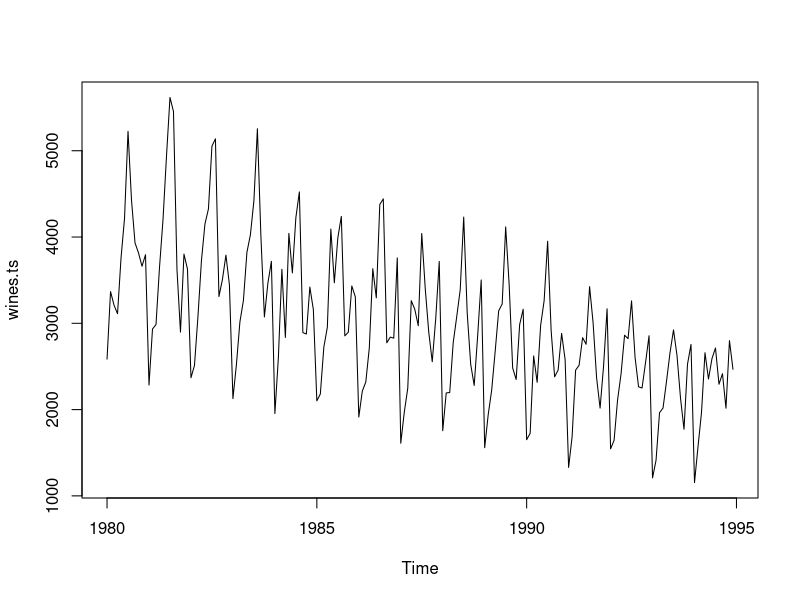

R code for this plot: (Note: this script raises an error after producing the figure.)
# ______________________________Assignment-8____________________________________
# Forecasting with Neural Network 


# a)	Would you consider neural networks for this task? Explain why.
# Yes, Neural networks is a good choice because they're great at understanding complicated patterns in data. 
# Since wine sales can be affected by lots of different things, neural networks can figure out how all those different factors come together to affect sales.

# read the file
wines.df = read.csv("AustralianWines.csv")
head(wines.df)
tail(wines.df)

# Convert it to time series data
# b)	Use neural networks to forecast fortified wine sales , as follows:
wines.ts = ts(wines.df$Fortified, start = c(1980,1), end = c(1994,12), frequency = 12)
plot(wines.ts)

# Partition the data using the period until December 1993 as the training period.
len_data = length(wines.ts) 
nvalid = 12
train_len = len_data - nvalid
train.ts = window(wines.ts, start = c(1980,1), end = c(1980, train_len))
valid.ts = window(wines.ts, start = c(1980,train_len+1), end = c(1980,train_len + nvalid))
train.ts
valid.ts

#	Run a neural network using R’s nnetar() with 11 non-seasonal lags (i.e., p = 11). 
# Leave all other arguments at their default

set.seed(2024)
wines.nnetar = nnetar(train.ts, p = 11)
summary(wines.nnetar)
wines.nnetar.pred = forecast(wines.nnetar, h = nvalid)
wines.nnetar.pred

# c)	Create a time plot for the actual and forecasted series over the training period. 
# Create also a time plot of the forecast errors for the training period. Interpret what you see in the plots.
plot(train.ts, xlab = "Time", ylab = "Wine Sales", xlim = c(1980, 1995), ylim = c(0,6000),
     main = "Forecasting Wine Sales")
lines(wines.nnetar$fitted, col = "red", lty = 2)
lines(wines.nnetar$residuals, col = 'green', lwd=2)
legend("topright", legend = c("Training", "fitted", "Residuals"), col = c("black", "red", "green"),lty = c(1, 2, 1))


# d)	Use the neural net to forecast sales in January and February 1995.
wines.nnetar_1994 = nnetar(wines.ts, p=11)
wines.nnetar.pred_1995 = forecast(wines.nnetar_1994, h = 2)
wines.nnetar.pred_1995

# e)	Use R’s ets() function to automatically select and fit an exponential smoothing model to the training period until December 1993. Which model did ets fit?
ets_model = ets(train.ts)
summary(ets_model)
plot(ets_model)

# Which model did ets fit?   
    # Model(M,A,M)

# f)	Use this exponential smoothing model to forecast sales in January and February 1995.
ets_forecast = forecast(ets_model, h=2)
ets_forecast


# g)	Compare and interpret the results
'The ETS model forecasts higher sales for January and February 1995 compared to NNETAR.
ETS also offers prediction intervals (80% and 95% confidence levels), highlighting forecast uncertainty, while NNETAR doesnot provide such intervals.'

' However, the uncertainty associated with the forecasts should also be considered when making decisions based on these predictions.'


